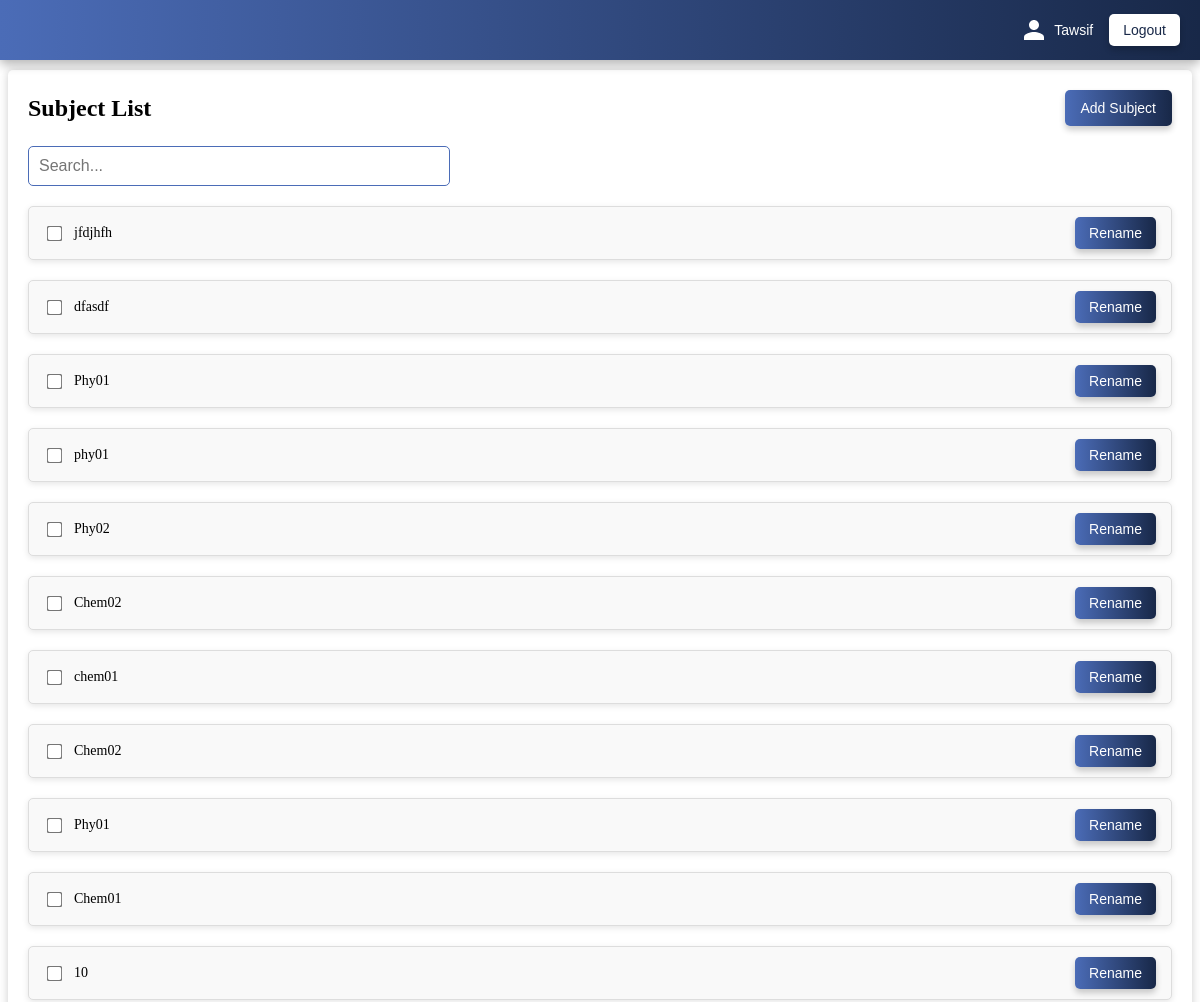
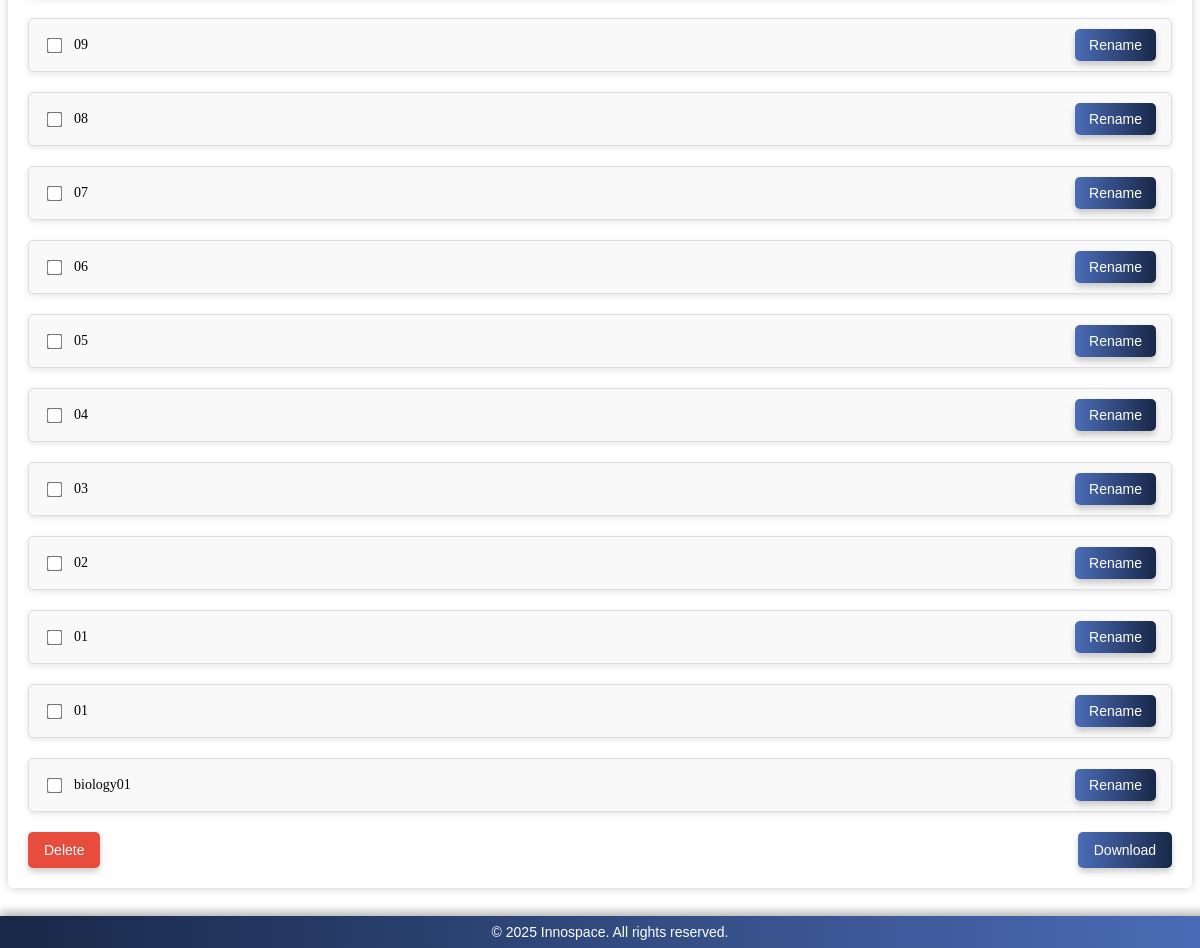
Page /user-dashboard (signed in) on the earlier database version (2 pictures, top to bottom).
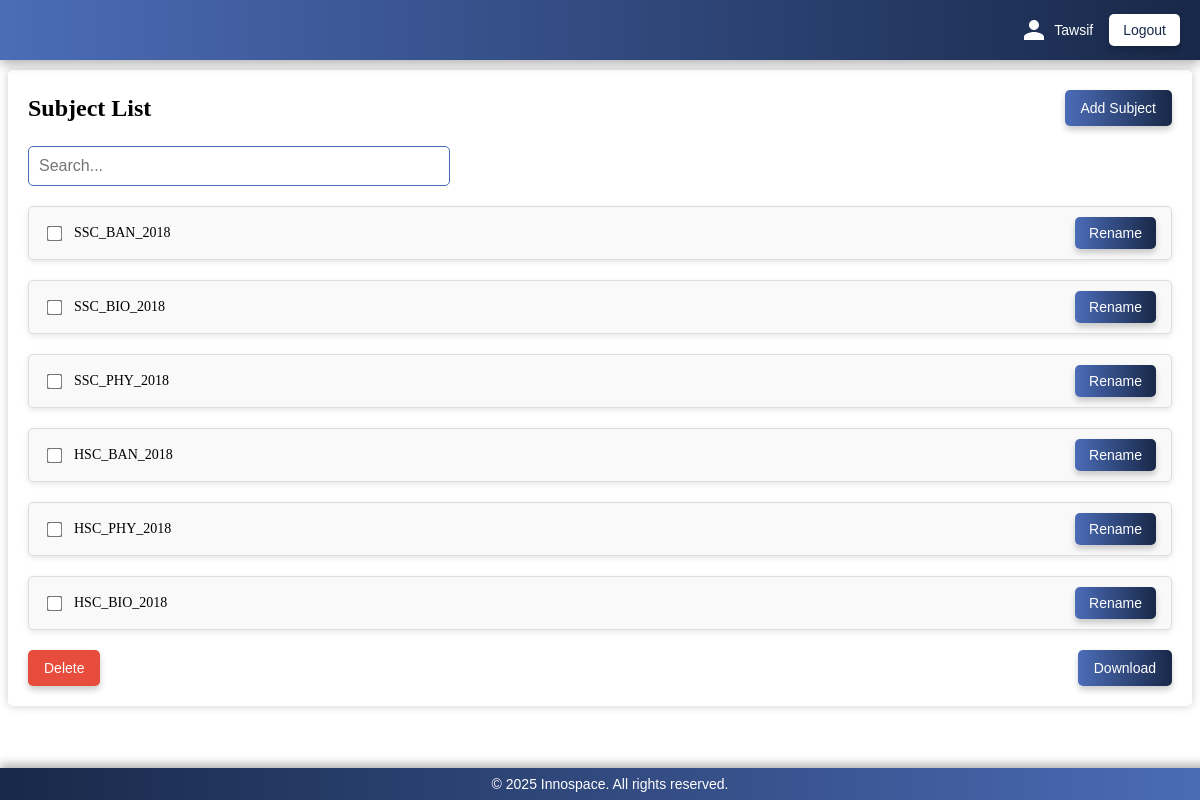
Same page on the later database version.
### tables this page shows
CREATE TABLE subjects (
        id INTEGER PRIMARY KEY AUTOINCREMENT,
        user_id INTEGER,
        name TEXT NOT NULL
    );

### app/routes.py (the view)
@main.route('/user-dashboard')
def user_dashboard():
    if 'user_id' not in session:
        return redirect(url_for('main.user_login'))
    user_id = session['user_id']
    subjects = get_subjects_for_user(user_id)
    response = make_response(render_template(
        'user/user_dashboard.html',
        user_name=session.get('user_name'),
        subjects=subjects
    ))
    response.headers['Cache-Control'] = 'no-store, no-cache, must-revalidate, post-check=0, pre-check=0, max-age=0'
    response.headers['Pragma'] = 'no-cache'
    response.headers['Expires'] = '0'
    return response

### app/models.py (called while the page is built)
def get_db_connection():
    conn = sqlite3.connect(DB_PATH)
    conn.row_factory = sqlite3.Row
    return conn

def get_subjects_for_user(user_id):
    conn = get_db_connection()
    subjects = conn.execute('SELECT * FROM subjects WHERE user_id = ?', (user_id,)).fetchall()
    conn.close()
    return subjects

### app/templates/user/user_dashboard.html (shortened to what this page needs)
<!DOCTYPE html>
<html lang="en">
<head>
</head>
<body>
  <div style="
    width: 100%;
    height: 60px;
    background: linear-gradient(90deg, #4b6cb7, #182848);
    box-shadow: 0px 4px 10px rgba(0, 0, 0, 0.3);
    position: fixed;
    top: 0;
    left: 0;
    z-index: 1000;
    display: flex;
    justify-content: flex-end;
    align-items: center;
    padding: 0 20px;
    font-family: Arial, sans-serif;
    gap: 16px;
    box-sizing: border-box;
  ">
    <div style="
      display: flex;
      align-items: center;
      color: white;
      font-size: 14px;
    ">
      <svg xmlns="http://www.w3.org/2000/svg"
           width="24" height="24" fill="white" viewBox="0 0 24 24"
           style="margin-right: 8px;">
        <path d="M12 12c2.7 0 5-2.3 5-5s-2.3-5-5-5-5 2.3-5 5 2.3 5 5 5zm0 2c-3.3 0-10 1.7-10 5v3h20v-3c0-3.3-6.7-5-10-5z"/>
      </svg>
      <span>{{ user_name }}</span>
    </div>
    <form action="{{ url_for('main.user_logout') }}" method="post" style="margin: 0;">
      <button type="submit" style="
        background: white;
        color: #182848;
        border: none;
        padding: 8px 14px;
        border-radius: 5px;
        cursor: pointer;
        font-size: 14px;
        box-shadow: 0 4px 6px rgba(0,0,0,0.2);
        transition: all 0.3s ease;
      "
      onmouseover="this.style.background='#f0f0f0';"
      onmouseout="this.style.background='white';"
      >Logout</button>
    </form>
  </div>
  <div style="
    margin-top: 70px;
    margin-bottom: 60px;
    padding: 20px;
    box-shadow: 0px 0px 10px rgba(0, 0, 0, 0.2);
    border-radius: 5px;
    position: relative;
  ">
    <div style="
      display: flex;
      justify-content: space-between;
      align-items: center;
    ">
      <h2 style="margin: 0;">Subject List</h2>
      <button id="add-subject-btn"  onclick="addSubject()" style="
        background: linear-gradient(90deg, #4b6cb7, #182848);
        color: white;
        border: none;
        padding: 10px 16px;
        border-radius: 5px;
        cursor: pointer;
        font-size: 14px;
        box-shadow: 0 4px 6px rgba(0,0,0,0.2);
        transition: all 0.3s ease;
      "
      onmouseover="this.style.opacity='0.9';"
      onmouseout="this.style.opacity='1';"
      >Add Subject</button>
    </div>
    <input type="text" placeholder="Search..." style="
      width: 100%;
      max-width: 400px;
      padding: 10px;
      font-size: 16px;
      border: 1px solid #4b6cb7;
      border-radius: 5px;
      margin-top: 20px;
      outline: none;
    ">
    <div id="subject-container" style="margin-top: 20px;">
      {% for subject in subjects %}
        <div class="content-field" style="
          display: flex;
          align-items: center;
          justify-content: space-between;
          background: #f9f9f9;
          border: 1px solid #ddd;
          border-radius: 5px;
          padding: 10px 15px;
          margin-top: 20px;
          box-shadow: 0px 2px 6px rgba(0, 0, 0, 0.1);
        ">
          <div class="content-left" style="display: flex; align-items: center; gap: 10px; flex: 1;">
            <input type="checkbox" class="subject-checkbox" style="transform: scale(1.2); cursor: pointer; display: inline-block;" />
            <a href="{{ url_for('main.subject_detail', subject_id=subject.id) }}" class="subject-static-text" data-id="{{ subject.id }}" style="flex: 1; font-size: 14px; text-decoration: none; color: inherit;">
              {{ subject.name }}
            </a>
          </div>
          <div class="content-right" style="display: flex; gap: 10px; margin-left: 10px;">
            <button type="button" class="rename-button" style="
              background: linear-gradient(90deg, #4b6cb7, #182848);
              color: white;
              border: none;
              padding: 8px 14px;
              border-radius: 5px;
              cursor: pointer;
              font-size: 14px;
              box-shadow: 0 4px 6px rgba(0, 0, 0, 0.2);
              transition: all 0.3s ease;
            ">Rename</button>
          </div>
        </div>
      {% endfor %}
    </div>
<div style="display: flex; justify-content: space-between; margin-top: 20px;">
  <button  id="bulk-delete-btn" style="
    background-color: #e74c3c;
    color: white;
    border: none;
    padding: 10px 16px;
    border-radius: 5px;
    cursor: pointer;
    font-size: 14px;
    box-shadow: 0 4px 6px rgba(0,0,0,0.2);
    transition: all 0.3s ease;
  "
  onmouseover="this.style.opacity='0.9';"
  onmouseout="this.style.opacity='1';"
  >Delete</button>
  <button style="
    background: linear-gradient(90deg, #4b6cb7, #182848);
    color: white;
    border: none;
    padding: 10px 16px;
    border-radius: 5px;
    cursor: pointer;
    font-size: 14px;
    box-shadow: 0 4px 6px rgba(0,0,0,0.2);
    transition: all 0.3s ease;
  "
  onmouseover="this.style.opacity='0.9';"
  onmouseout="this.style.opacity='1';"
  >Download</button>
</div>
  <div style="
    width: 100%;
    background: linear-gradient(90deg, #182848, #4b6cb7);
    color: white;
    text-align: center;
    padding: 8px 10px;
    position: fixed;
    bottom: 0;
    left: 0;
    z-index: 1000;
    font-family: Arial, sans-serif;
    font-size: 14px;
    box-shadow: 0px -4px 10px rgba(0, 0, 0, 0.3);
  ">
    <p style="margin: 0;">&copy; 2025 Innospace. All rights reserved.</p>
  </div>
</body>
</html>

Differences in the rows shown:
removed subjects: name "jfdjhfh"
removed subjects: name "dfasdf"
removed subjects: name "Phy01"
removed subjects: name "phy01"
removed subjects: name "Phy02"
removed subjects: name "Chem02"
removed subjects: name "chem01"
removed subjects: name "Chem02"
removed subjects: name "Phy01"
removed subjects: name "Chem01"
removed subjects: name "10"
removed subjects: name "09"
removed subjects: name "08"
removed subjects: name "07"
removed subjects: name "06"
removed subjects: name "05"
removed subjects: name "04"
removed subjects: name "03"
removed subjects: name "02"
removed subjects: name "01"
removed subjects: name "01"
removed subjects: name "biology01"
added subjects: name "SSC_BAN_2018"
added subjects: name "SSC_BIO_2018"
added subjects: name "SSC_PHY_2018"
added subjects: name "HSC_BAN_2018"
added subjects: name "HSC_PHY_2018"
added subjects: name "HSC_BIO_2018"
